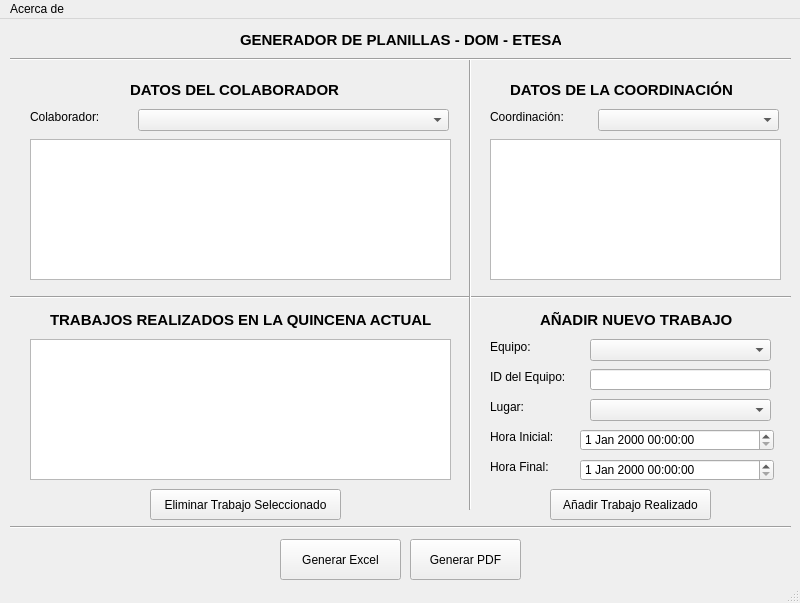
<?xml version="1.0" encoding="UTF-8"?>
<ui version="4.0">
 <class>mainWindow</class>
 <widget class="QMainWindow" name="mainWindow">
  <property name="geometry">
   <rect>
    <x>0</x>
    <y>0</y>
    <width>800</width>
    <height>603</height>
   </rect>
  </property>
  <property name="mouseTracking">
   <bool>false</bool>
  </property>
  <property name="windowTitle">
   <string>Generador de Planillas - Dirección de Operaciones y Mantenimiento</string>
  </property>
  <property name="autoFillBackground">
   <bool>false</bool>
  </property>
  <widget class="QWidget" name="centralwidget">
   <widget class="QPushButton" name="pushButtonExcelCreator">
    <property name="geometry">
     <rect>
      <x>280</x>
      <y>520</y>
      <width>121</width>
      <height>41</height>
     </rect>
    </property>
    <property name="text">
     <string>Generar Excel</string>
    </property>
   </widget>
   <widget class="QPushButton" name="pushButtonPDFCreator">
    <property name="geometry">
     <rect>
      <x>410</x>
      <y>520</y>
      <width>111</width>
      <height>41</height>
     </rect>
    </property>
    <property name="text">
     <string>Generar PDF</string>
    </property>
   </widget>
   <widget class="QDateTimeEdit" name="dateTimeEditInit">
    <property name="geometry">
     <rect>
      <x>580</x>
      <y>410</y>
      <width>194</width>
      <height>22</height>
     </rect>
    </property>
   </widget>
   <widget class="QDateTimeEdit" name="dateTimeEditEnd">
    <property name="geometry">
     <rect>
      <x>580</x>
      <y>440</y>
      <width>194</width>
      <height>22</height>
     </rect>
    </property>
   </widget>
   <widget class="QLineEdit" name="lineEditNameID">
    <property name="geometry">
     <rect>
      <x>590</x>
      <y>350</y>
      <width>181</width>
      <height>21</height>
     </rect>
    </property>
    <property name="font">
     <font>
      <family>MS Shell Dlg 2</family>
     </font>
    </property>
   </widget>
   <widget class="QLabel" name="label_equipment">
    <property name="geometry">
     <rect>
      <x>490</x>
      <y>320</y>
      <width>55</width>
      <height>16</height>
     </rect>
    </property>
    <property name="text">
     <string>Equipo:</string>
    </property>
   </widget>
   <widget class="QLabel" name="label_inithour">
    <property name="geometry">
     <rect>
      <x>490</x>
      <y>410</y>
      <width>91</width>
      <height>16</height>
     </rect>
    </property>
    <property name="text">
     <string>Hora Inicial:</string>
    </property>
   </widget>
   <widget class="QLabel" name="label_endhour">
    <property name="geometry">
     <rect>
      <x>490</x>
      <y>440</y>
      <width>91</width>
      <height>16</height>
     </rect>
    </property>
    <property name="text">
     <string>Hora Final:</string>
    </property>
   </widget>
   <widget class="QLabel" name="label_place">
    <property name="geometry">
     <rect>
      <x>490</x>
      <y>380</y>
      <width>55</width>
      <height>16</height>
     </rect>
    </property>
    <property name="text">
     <string>Lugar:</string>
    </property>
   </widget>
   <widget class="QLabel" name="label_equipment_id">
    <property name="geometry">
     <rect>
      <x>490</x>
      <y>350</y>
      <width>91</width>
      <height>16</height>
     </rect>
    </property>
    <property name="text">
     <string>ID del Equipo:</string>
    </property>
   </widget>
   <widget class="QPushButton" name="pushButtonAddWork">
    <property name="geometry">
     <rect>
      <x>550</x>
      <y>470</y>
      <width>161</width>
      <height>31</height>
     </rect>
    </property>
    <property name="text">
     <string>Añadir Trabajo Realizado</string>
    </property>
   </widget>
   <widget class="QTableView" name="tableViewWorks">
    <property name="geometry">
     <rect>
      <x>30</x>
      <y>320</y>
      <width>421</width>
      <height>141</height>
     </rect>
    </property>
   </widget>
   <widget class="QPushButton" name="pushButton">
    <property name="geometry">
     <rect>
      <x>150</x>
      <y>470</y>
      <width>191</width>
      <height>31</height>
     </rect>
    </property>
    <property name="text">
     <string>Eliminar Trabajo Seleccionado</string>
    </property>
   </widget>
   <widget class="QLabel" name="label_colaborator">
    <property name="geometry">
     <rect>
      <x>30</x>
      <y>90</y>
      <width>91</width>
      <height>16</height>
     </rect>
    </property>
    <property name="text">
     <string>Colaborador:</string>
    </property>
   </widget>
   <widget class="QLabel" name="label_coordination">
    <property name="geometry">
     <rect>
      <x>490</x>
      <y>90</y>
      <width>101</width>
      <height>16</height>
     </rect>
    </property>
    <property name="text">
     <string>Coordinación:</string>
    </property>
   </widget>
   <widget class="QListView" name="listViewColaborator">
    <property name="geometry">
     <rect>
      <x>30</x>
      <y>120</y>
      <width>421</width>
      <height>141</height>
     </rect>
    </property>
   </widget>
   <widget class="QListView" name="listViewCoordination">
    <property name="geometry">
     <rect>
      <x>490</x>
      <y>120</y>
      <width>291</width>
      <height>141</height>
     </rect>
    </property>
   </widget>
   <widget class="Line" name="line">
    <property name="geometry">
     <rect>
      <x>10</x>
      <y>270</y>
      <width>781</width>
      <height>16</height>
     </rect>
    </property>
    <property name="orientation">
     <enum>Qt::Horizontal</enum>
    </property>
   </widget>
   <widget class="QLabel" name="label_mainTitle">
    <property name="geometry">
     <rect>
      <x>240</x>
      <y>10</y>
      <width>321</width>
      <height>21</height>
     </rect>
    </property>
    <property name="font">
     <font>
      <pointsize>11</pointsize>
      <weight>75</weight>
      <bold>true</bold>
     </font>
    </property>
    <property name="text">
     <string>GENERADOR DE PLANILLAS - DOM - ETESA</string>
    </property>
   </widget>
   <widget class="QLabel" name="labelTitleColaborator">
    <property name="geometry">
     <rect>
      <x>130</x>
      <y>60</y>
      <width>221</width>
      <height>21</height>
     </rect>
    </property>
    <property name="font">
     <font>
      <pointsize>11</pointsize>
      <weight>75</weight>
      <bold>true</bold>
     </font>
    </property>
    <property name="text">
     <string>DATOS DEL COLABORADOR</string>
    </property>
   </widget>
   <widget class="QLabel" name="labelTitleCoordination">
    <property name="geometry">
     <rect>
      <x>510</x>
      <y>60</y>
      <width>241</width>
      <height>21</height>
     </rect>
    </property>
    <property name="font">
     <font>
      <pointsize>11</pointsize>
      <weight>75</weight>
      <bold>true</bold>
     </font>
    </property>
    <property name="text">
     <string>DATOS DE LA COORDINACIÓN</string>
    </property>
   </widget>
   <widget class="QLabel" name="labelTitleWorks">
    <property name="geometry">
     <rect>
      <x>50</x>
      <y>290</y>
      <width>391</width>
      <height>21</height>
     </rect>
    </property>
    <property name="font">
     <font>
      <pointsize>11</pointsize>
      <weight>75</weight>
      <bold>true</bold>
     </font>
    </property>
    <property name="text">
     <string>TRABAJOS REALIZADOS EN LA QUINCENA ACTUAL</string>
    </property>
   </widget>
   <widget class="QLabel" name="labelTitleNewWork">
    <property name="geometry">
     <rect>
      <x>540</x>
      <y>290</y>
      <width>221</width>
      <height>21</height>
     </rect>
    </property>
    <property name="font">
     <font>
      <pointsize>11</pointsize>
      <weight>75</weight>
      <bold>true</bold>
     </font>
    </property>
    <property name="text">
     <string>AÑADIR NUEVO TRABAJO</string>
    </property>
   </widget>
   <widget class="Line" name="line_2">
    <property name="geometry">
     <rect>
      <x>10</x>
      <y>500</y>
      <width>781</width>
      <height>16</height>
     </rect>
    </property>
    <property name="orientation">
     <enum>Qt::Horizontal</enum>
    </property>
   </widget>
   <widget class="Line" name="line_3">
    <property name="geometry">
     <rect>
      <x>450</x>
      <y>40</y>
      <width>41</width>
      <height>451</height>
     </rect>
    </property>
    <property name="orientation">
     <enum>Qt::Vertical</enum>
    </property>
   </widget>
   <widget class="Line" name="line_4">
    <property name="geometry">
     <rect>
      <x>10</x>
      <y>30</y>
      <width>781</width>
      <height>20</height>
     </rect>
    </property>
    <property name="orientation">
     <enum>Qt::Horizontal</enum>
    </property>
   </widget>
   <widget class="QComboBox" name="comboBoxColaborators">
    <property name="geometry">
     <rect>
      <x>138</x>
      <y>90</y>
      <width>311</width>
      <height>22</height>
     </rect>
    </property>
   </widget>
   <widget class="QComboBox" name="comboBoxCoordinations">
    <property name="geometry">
     <rect>
      <x>598</x>
      <y>90</y>
      <width>181</width>
      <height>22</height>
     </rect>
    </property>
   </widget>
   <widget class="QComboBox" name="comboBoxEquipments">
    <property name="geometry">
     <rect>
      <x>590</x>
      <y>320</y>
      <width>181</width>
      <height>22</height>
     </rect>
    </property>
   </widget>
   <widget class="QComboBox" name="comboBoxSubstations">
    <property name="geometry">
     <rect>
      <x>590</x>
      <y>380</y>
      <width>181</width>
      <height>22</height>
     </rect>
    </property>
   </widget>
  </widget>
  <widget class="QMenuBar" name="menubar">
   <property name="geometry">
    <rect>
     <x>0</x>
     <y>0</y>
     <width>800</width>
     <height>21</height>
    </rect>
   </property>
   <widget class="QMenu" name="menuAcerca_de">
    <property name="title">
     <string>Acerca de</string>
    </property>
    <addaction name="separator"/>
    <addaction name="actionGenerador_de_Planillas"/>
    <addaction name="actionCreador_del_Programa"/>
    <addaction name="actionVersi_n"/>
   </widget>
   <addaction name="menuAcerca_de"/>
  </widget>
  <widget class="QStatusBar" name="statusbar"/>
  <action name="actionGenerador_de_Planillas">
   <property name="text">
    <string>Generador de Planillas</string>
   </property>
  </action>
  <action name="actionCreador_del_Programa">
   <property name="text">
    <string>Creador del Programa</string>
   </property>
  </action>
  <action name="actionVersi_n">
   <property name="text">
    <string>Versión</string>
   </property>
  </action>
 </widget>
 <resources/>
 <connections/>
</ui>
